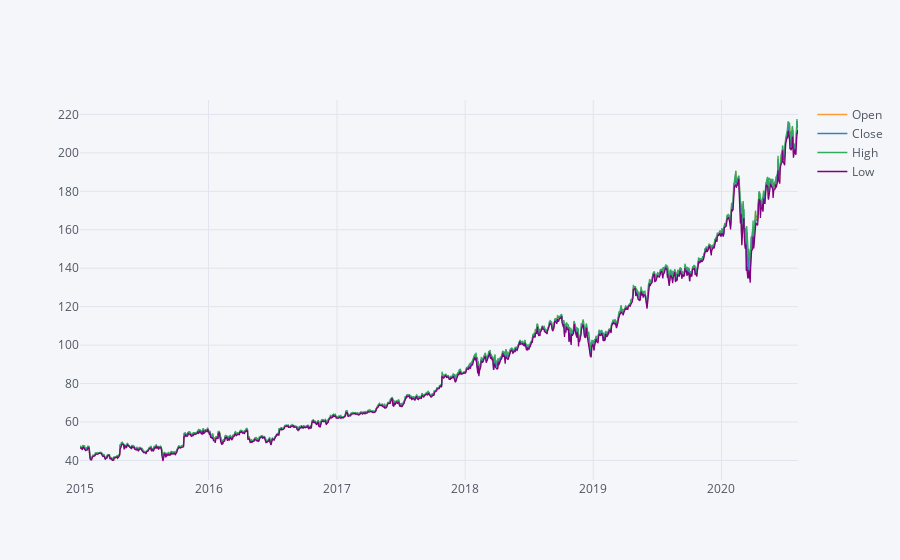

Write notebook code for a chart like this one.
### Markdown cell above
**Let see the change of open, close, high,and low over time**

### Code cell
plt.figure()
MSFT[['Open','Close','High','Low']].iplot(legend=True,)
# df.Close.plot(legend=True,)
# df.High.plot(legend=True)
# df.Low.plot(legend=True)
# plt.show()

### Figure 1 — Plotly figure (JSON) as saved in the notebook; plotly's stock layout.template omitted (floating-point values rounded to 4 significant figures; data arrays with more than 128 entries replaced by an {"elided": "..."} marker saying what was removed)
{"data": [{"line": {"color": "rgba(255, 153, 51, 1.0)", "dash": "solid", "shape": "linear", "width": 1.3}, "mode": "lines", "name": "Open", "text": "", "type": "scatter", "x": {"elided": "1410 str values"}, "y": {"elided": "1410 float values"}}, {"line": {"color": "rgba(55, 128, 191, 1.0)", "dash": "solid", "shape": "linear", "width": 1.3}, "mode": "lines", "name": "Close", "text": "", "type": "scatter", "x": {"elided": "1410 str values"}, "y": {"elided": "1410 float values"}}, {"line": {"color": "rgba(50, 171, 96, 1.0)", "dash": "solid", "shape": "linear", "width": 1.3}, "mode": "lines", "name": "High", "text": "", "type": "scatter", "x": {"elided": "1410 str values"}, "y": {"elided": "1410 float values"}}, {"line": {"color": "rgba(128, 0, 128, 1.0)", "dash": "solid", "shape": "linear", "width": 1.3}, "mode": "lines", "name": "Low", "text": "", "type": "scatter", "x": {"elided": "1410 str values"}, "y": {"elided": "1410 float values"}}], "layout": {"legend": {"bgcolor": "#F5F6F9", "font": {"color": "#4D5663"}}, "paper_bgcolor": "#F5F6F9", "plot_bgcolor": "#F5F6F9", "showlegend": true, "title": {"font": {"color": "#4D5663"}}, "xaxis": {"gridcolor": "#E1E5ED", "showgrid": true, "tickfont": {"color": "#4D5663"}, "title": {"font": {"color": "#4D5663"}, "text": ""}, "zerolinecolor": "#E1E5ED"}, "yaxis": {"gridcolor": "#E1E5ED", "showgrid": true, "tickfont": {"color": "#4D5663"}, "title": {"font": {"color": "#4D5663"}, "text": ""}, "zerolinecolor": "#E1E5ED"}}}
